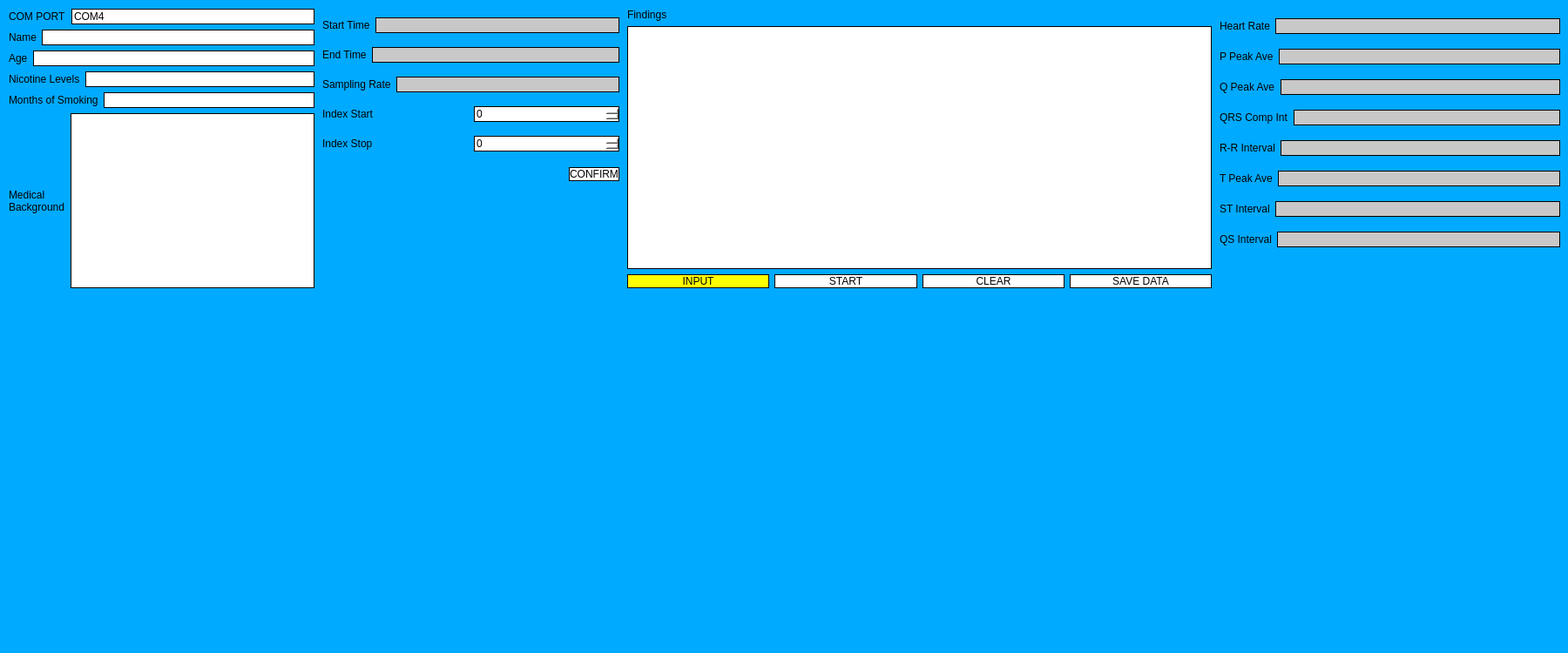
<?xml version="1.0" encoding="UTF-8"?>
<ui version="4.0">
 <class>MainWindow</class>
 <widget class="QMainWindow" name="MainWindow">
  <property name="geometry">
   <rect>
    <x>0</x>
    <y>0</y>
    <width>1800</width>
    <height>750</height>
   </rect>
  </property>
  <property name="windowTitle">
   <string>MainWindow</string>
  </property>
  <property name="windowIcon">
   <iconset>
    <normaloff>assets/icons8-heart-64.png</normaloff>assets/icons8-heart-64.png</iconset>
  </property>
  <property name="statusTip">
   <string/>
  </property>
  <property name="styleSheet">
   <string notr="true">* {
	font: 16pt &quot;MS Shell Dlg 2&quot;;
	background-color: rgb(0, 170, 255);
}

QPushButton {
	border : 1px solid black;
	background-color: rgb(255, 255, 255);
}

QPlainTextEdit {
	border : 1px solid black;
	background-color: rgb(255, 255, 255);
}

QLineEdit {
	border : 1px solid black;
	background-color: rgb(255, 255, 255);
}

QSpinBox {
	border : 1px solid black;
	background-color: rgb(255, 255, 255);
}</string>
  </property>
  <widget class="QWidget" name="centralwidget">
   <widget class="QWidget" name="layoutWidget">
    <property name="geometry">
     <rect>
      <x>1400</x>
      <y>10</y>
      <width>391</width>
      <height>292</height>
     </rect>
    </property>
    <layout class="QVBoxLayout" name="verticalLayout_Values">
     <item>
      <layout class="QHBoxLayout" name="horizontalLayout_8">
       <item>
        <widget class="QLabel" name="label_12">
         <property name="text">
          <string>Heart Rate</string>
         </property>
        </widget>
       </item>
       <item>
        <widget class="QLineEdit" name="lineEdit_HeartRate">
         <property name="enabled">
          <bool>true</bool>
         </property>
         <property name="styleSheet">
          <string notr="true">background-color: rgb(200, 200, 200);</string>
         </property>
         <property name="readOnly">
          <bool>true</bool>
         </property>
        </widget>
       </item>
      </layout>
     </item>
     <item>
      <layout class="QHBoxLayout" name="horizontalLayout_5">
       <item>
        <widget class="QLabel" name="label_9">
         <property name="text">
          <string>P Peak Ave</string>
         </property>
        </widget>
       </item>
       <item>
        <widget class="QLineEdit" name="lineEdit_PPeakAve">
         <property name="enabled">
          <bool>true</bool>
         </property>
         <property name="styleSheet">
          <string notr="true">background-color: rgb(200, 200, 200);</string>
         </property>
         <property name="readOnly">
          <bool>true</bool>
         </property>
        </widget>
       </item>
      </layout>
     </item>
     <item>
      <layout class="QHBoxLayout" name="horizontalLayout_11">
       <item>
        <widget class="QLabel" name="label_15">
         <property name="text">
          <string>Q Peak Ave</string>
         </property>
        </widget>
       </item>
       <item>
        <widget class="QLineEdit" name="lineEdit_QPeakAve">
         <property name="enabled">
          <bool>true</bool>
         </property>
         <property name="styleSheet">
          <string notr="true">background-color: rgb(200, 200, 200);</string>
         </property>
         <property name="readOnly">
          <bool>true</bool>
         </property>
        </widget>
       </item>
      </layout>
     </item>
     <item>
      <layout class="QHBoxLayout" name="horizontalLayout_7">
       <item>
        <widget class="QLabel" name="label_11">
         <property name="text">
          <string>QRS Comp Int</string>
         </property>
        </widget>
       </item>
       <item>
        <widget class="QLineEdit" name="lineEdit_QRSCompInterval">
         <property name="enabled">
          <bool>true</bool>
         </property>
         <property name="styleSheet">
          <string notr="true">background-color: rgb(200, 200, 200);</string>
         </property>
         <property name="readOnly">
          <bool>true</bool>
         </property>
        </widget>
       </item>
      </layout>
     </item>
     <item>
      <layout class="QHBoxLayout" name="horizontalLayout_10">
       <item>
        <widget class="QLabel" name="label_14">
         <property name="text">
          <string>R-R Interval</string>
         </property>
        </widget>
       </item>
       <item>
        <widget class="QLineEdit" name="lineEdit_RRInterval">
         <property name="enabled">
          <bool>true</bool>
         </property>
         <property name="styleSheet">
          <string notr="true">background-color: rgb(200, 200, 200);</string>
         </property>
         <property name="readOnly">
          <bool>true</bool>
         </property>
        </widget>
       </item>
      </layout>
     </item>
     <item>
      <layout class="QHBoxLayout" name="horizontalLayout_6">
       <item>
        <widget class="QLabel" name="label_10">
         <property name="text">
          <string>T Peak Ave</string>
         </property>
        </widget>
       </item>
       <item>
        <widget class="QLineEdit" name="lineEdit_TPeakAve">
         <property name="enabled">
          <bool>true</bool>
         </property>
         <property name="styleSheet">
          <string notr="true">background-color: rgb(200, 200, 200);</string>
         </property>
         <property name="readOnly">
          <bool>true</bool>
         </property>
        </widget>
       </item>
      </layout>
     </item>
     <item>
      <layout class="QHBoxLayout" name="horizontalLayout_12">
       <item>
        <widget class="QLabel" name="label_16">
         <property name="text">
          <string>ST Interval</string>
         </property>
        </widget>
       </item>
       <item>
        <widget class="QLineEdit" name="lineEdit_STInterval">
         <property name="enabled">
          <bool>true</bool>
         </property>
         <property name="styleSheet">
          <string notr="true">background-color: rgb(200, 200, 200);</string>
         </property>
         <property name="readOnly">
          <bool>true</bool>
         </property>
        </widget>
       </item>
      </layout>
     </item>
     <item>
      <layout class="QHBoxLayout" name="horizontalLayout_9">
       <item>
        <widget class="QLabel" name="label_8">
         <property name="text">
          <string>QS Interval</string>
         </property>
        </widget>
       </item>
       <item>
        <widget class="QLineEdit" name="lineEdit_QSInterval">
         <property name="enabled">
          <bool>true</bool>
         </property>
         <property name="styleSheet">
          <string notr="true">background-color: rgb(200, 200, 200);</string>
         </property>
         <property name="readOnly">
          <bool>true</bool>
         </property>
        </widget>
       </item>
      </layout>
     </item>
    </layout>
   </widget>
   <widget class="QWidget" name="layoutWidget">
    <property name="geometry">
     <rect>
      <x>720</x>
      <y>10</y>
      <width>671</width>
      <height>321</height>
     </rect>
    </property>
    <layout class="QVBoxLayout" name="verticalLayout_2">
     <item>
      <widget class="QLabel" name="label_4">
       <property name="text">
        <string>Findings</string>
       </property>
      </widget>
     </item>
     <item>
      <widget class="QPlainTextEdit" name="plainTextEdit_Findings"/>
     </item>
     <item>
      <layout class="QHBoxLayout" name="horizontalLayout_14">
       <item>
        <widget class="QPushButton" name="pushButton_Input">
         <property name="styleSheet">
          <string notr="true">background-color: rgb(255, 255, 0);</string>
         </property>
         <property name="text">
          <string>INPUT</string>
         </property>
        </widget>
       </item>
       <item>
        <widget class="QPushButton" name="pushButton_Start">
         <property name="text">
          <string>START</string>
         </property>
        </widget>
       </item>
       <item>
        <widget class="QPushButton" name="pushButton_ClearSelection">
         <property name="text">
          <string>CLEAR</string>
         </property>
        </widget>
       </item>
       <item>
        <widget class="QPushButton" name="pushButton_SaveData">
         <property name="styleSheet">
          <string notr="true"/>
         </property>
         <property name="text">
          <string>SAVE DATA</string>
         </property>
        </widget>
       </item>
      </layout>
     </item>
    </layout>
   </widget>
   <widget class="QWidget" name="layoutWidget">
    <property name="geometry">
     <rect>
      <x>10</x>
      <y>10</y>
      <width>351</width>
      <height>321</height>
     </rect>
    </property>
    <layout class="QVBoxLayout" name="verticalLayout_3">
     <item>
      <layout class="QHBoxLayout" name="horizontalLayout_13">
       <item>
        <widget class="QLabel" name="label_13">
         <property name="text">
          <string>COM PORT</string>
         </property>
        </widget>
       </item>
       <item>
        <widget class="QLineEdit" name="lineEdit_COMPORT">
         <property name="text">
          <string>COM4</string>
         </property>
        </widget>
       </item>
      </layout>
     </item>
     <item>
      <layout class="QHBoxLayout" name="horizontalLayout">
       <item>
        <widget class="QLabel" name="label_2">
         <property name="text">
          <string>Name</string>
         </property>
        </widget>
       </item>
       <item>
        <widget class="QLineEdit" name="lineEdit_Name"/>
       </item>
      </layout>
     </item>
     <item>
      <layout class="QHBoxLayout" name="horizontalLayout_2">
       <item>
        <widget class="QLabel" name="label_5">
         <property name="text">
          <string>Age</string>
         </property>
        </widget>
       </item>
       <item>
        <widget class="QLineEdit" name="lineEdit_Age"/>
       </item>
      </layout>
     </item>
     <item>
      <layout class="QHBoxLayout" name="horizontalLayout_19">
       <item>
        <widget class="QLabel" name="label_18">
         <property name="text">
          <string>Nicotine Levels</string>
         </property>
        </widget>
       </item>
       <item>
        <widget class="QLineEdit" name="lineEdit_NicotineLevels"/>
       </item>
      </layout>
     </item>
     <item>
      <layout class="QHBoxLayout" name="horizontalLayout_20">
       <item>
        <widget class="QLabel" name="label_19">
         <property name="text">
          <string>Months of Smoking</string>
         </property>
        </widget>
       </item>
       <item>
        <widget class="QLineEdit" name="lineEdit_MonthsOfSmoking"/>
       </item>
      </layout>
     </item>
     <item>
      <layout class="QHBoxLayout" name="horizontalLayout_21">
       <item>
        <widget class="QLabel" name="label_20">
         <property name="text">
          <string>Medical
Background</string>
         </property>
        </widget>
       </item>
       <item>
        <widget class="QPlainTextEdit" name="plainTextEdit_MedicalBackground"/>
       </item>
      </layout>
     </item>
    </layout>
   </widget>
   <widget class="QWidget" name="verticalLayoutWidget">
    <property name="geometry">
     <rect>
      <x>10</x>
      <y>340</y>
      <width>1201</width>
      <height>201</height>
     </rect>
    </property>
    <layout class="QVBoxLayout" name="verticalLayout_ECGRaw"/>
   </widget>
   <widget class="QWidget" name="verticalLayoutWidget_2">
    <property name="geometry">
     <rect>
      <x>10</x>
      <y>540</y>
      <width>1201</width>
      <height>201</height>
     </rect>
    </property>
    <layout class="QVBoxLayout" name="verticalLayout_ECGCleaned"/>
   </widget>
   <widget class="QWidget" name="verticalLayoutWidget_3">
    <property name="geometry">
     <rect>
      <x>1220</x>
      <y>340</y>
      <width>571</width>
      <height>401</height>
     </rect>
    </property>
    <layout class="QVBoxLayout" name="verticalLayout_ECGDelineate"/>
   </widget>
   <widget class="QWidget" name="verticalLayoutWidget_4">
    <property name="geometry">
     <rect>
      <x>370</x>
      <y>10</y>
      <width>341</width>
      <height>216</height>
     </rect>
    </property>
    <layout class="QVBoxLayout" name="verticalLayout">
     <item>
      <layout class="QHBoxLayout" name="horizontalLayout_3">
       <item>
        <widget class="QLabel" name="label_6">
         <property name="text">
          <string>Start Time</string>
         </property>
        </widget>
       </item>
       <item>
        <widget class="QLineEdit" name="lineEdit_StartTime">
         <property name="enabled">
          <bool>true</bool>
         </property>
         <property name="styleSheet">
          <string notr="true">background-color: rgb(200, 200, 200);</string>
         </property>
         <property name="readOnly">
          <bool>true</bool>
         </property>
        </widget>
       </item>
      </layout>
     </item>
     <item>
      <layout class="QHBoxLayout" name="horizontalLayout_4">
       <item>
        <widget class="QLabel" name="label_7">
         <property name="text">
          <string>End Time</string>
         </property>
        </widget>
       </item>
       <item>
        <widget class="QLineEdit" name="lineEdit_EndTime">
         <property name="enabled">
          <bool>true</bool>
         </property>
         <property name="styleSheet">
          <string notr="true">background-color: rgb(200, 200, 200);</string>
         </property>
         <property name="readOnly">
          <bool>true</bool>
         </property>
        </widget>
       </item>
      </layout>
     </item>
     <item>
      <layout class="QHBoxLayout" name="horizontalLayout_18">
       <item>
        <widget class="QLabel" name="label_17">
         <property name="text">
          <string>Sampling Rate</string>
         </property>
        </widget>
       </item>
       <item>
        <widget class="QLineEdit" name="lineEdit_SamplingRate">
         <property name="enabled">
          <bool>true</bool>
         </property>
         <property name="styleSheet">
          <string notr="true">background-color: rgb(200, 200, 200);</string>
         </property>
         <property name="readOnly">
          <bool>true</bool>
         </property>
        </widget>
       </item>
      </layout>
     </item>
     <item>
      <layout class="QHBoxLayout" name="horizontalLayout_15">
       <item>
        <widget class="QLabel" name="label">
         <property name="text">
          <string>Index Start</string>
         </property>
        </widget>
       </item>
       <item>
        <widget class="QSpinBox" name="spinBox_IndexStart">
         <property name="maximum">
          <number>999999999</number>
         </property>
        </widget>
       </item>
      </layout>
     </item>
     <item>
      <layout class="QHBoxLayout" name="horizontalLayout_16">
       <item>
        <widget class="QLabel" name="label_3">
         <property name="text">
          <string>Index Stop</string>
         </property>
        </widget>
       </item>
       <item>
        <widget class="QSpinBox" name="spinBox_IndexStop">
         <property name="maximum">
          <number>999999999</number>
         </property>
        </widget>
       </item>
      </layout>
     </item>
     <item>
      <layout class="QHBoxLayout" name="horizontalLayout_17">
       <item>
        <spacer name="horizontalSpacer">
         <property name="orientation">
          <enum>Qt::Horizontal</enum>
         </property>
         <property name="sizeType">
          <enum>QSizePolicy::Fixed</enum>
         </property>
         <property name="sizeHint" stdset="0">
          <size>
           <width>300</width>
           <height>20</height>
          </size>
         </property>
        </spacer>
       </item>
       <item>
        <widget class="QPushButton" name="pushButton_IndexConfirm">
         <property name="sizePolicy">
          <sizepolicy hsizetype="Minimum" vsizetype="Fixed">
           <horstretch>0</horstretch>
           <verstretch>0</verstretch>
          </sizepolicy>
         </property>
         <property name="text">
          <string>CONFIRM</string>
         </property>
        </widget>
       </item>
      </layout>
     </item>
    </layout>
   </widget>
  </widget>
 </widget>
 <resources/>
 <connections/>
</ui>
